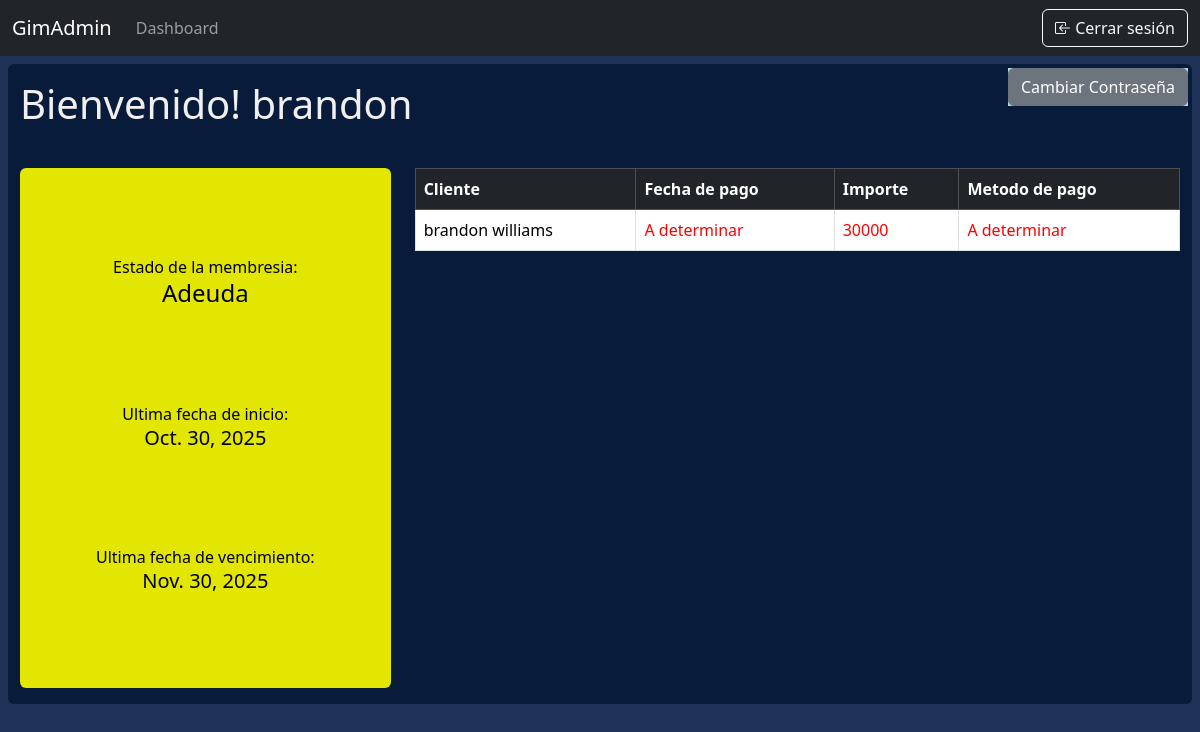
The page /dashboard/ (signed in) on the database as committed earlier.
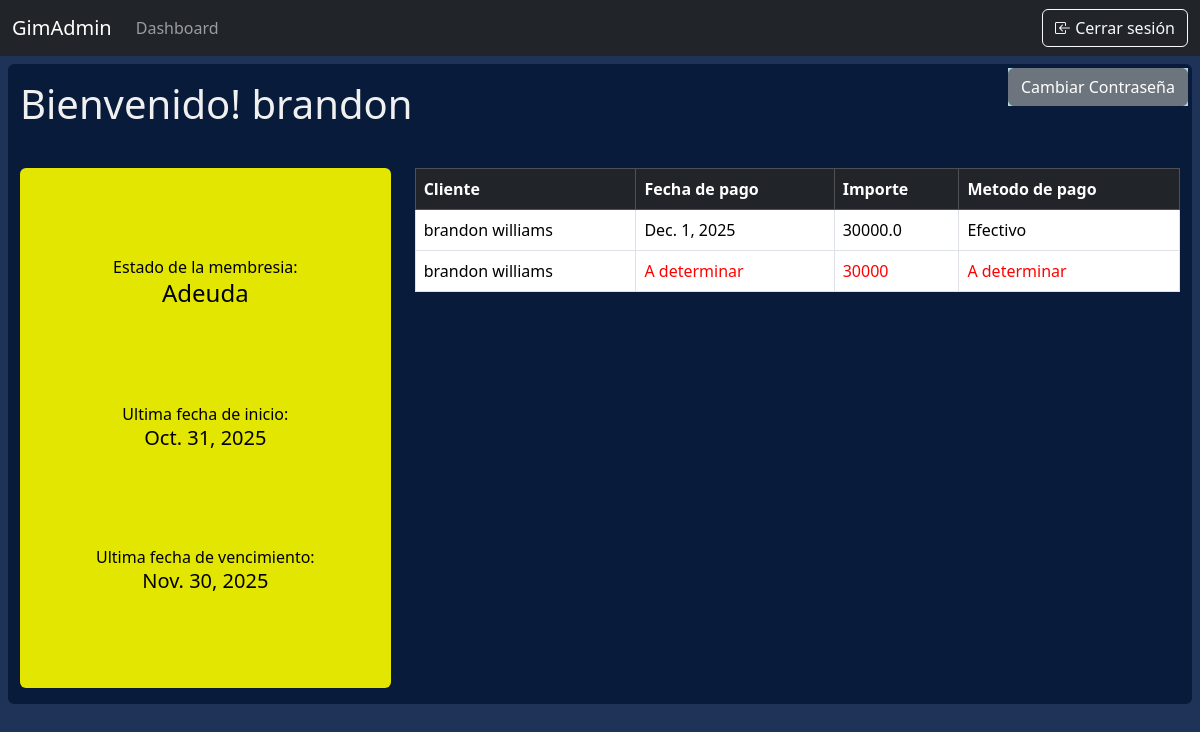
The same page on the database as committed later.
### apps/abm/models.py (models this page shows, shortened)
class Membresia(models.Model):
    ESTADO_MEMBRESIA = [
        ('Activa', 'Activa'),
        ('Adeuda', 'Adeuda'),
        ('Baja'  , 'Baja'),
    ]
    cliente = models.OneToOneField(Cliente, on_delete=models.CASCADE, null=False, related_name='membresia_cliente')
    fecha_inicio = models.DateField(null=False)
    fecha_fin = models.DateField(null=False)
    estado = models.CharField(max_length=50, choices=ESTADO_MEMBRESIA)

class Cliente(models.Model):
    usuario = models.OneToOneField(UserProfile, on_delete=models.CASCADE, null=False, related_name='cliente_usuario')
    altura = models.IntegerField()
    peso = models.FloatField()
    objetivo = models.CharField(max_length=300, null=False, default="", blank=True)
    avatar = models.ImageField(upload_to='avatars/', null=True, blank=True, default='avatars/default.jpg')

class UserProfile(models.Model):
    user = models.OneToOneField(User, null=False, on_delete=models.CASCADE, related_name='user_usuario')
    dni = models.IntegerField(unique=True, null=False)
    telefono = models.CharField(max_length=50)
    domicilio = models.CharField(max_length=150)
    fecha_nac = models.DateField()
    first_login = models.BooleanField(default=True)

class Cobranza(models.Model):
    METODO_PAGO = [
        ('Efectivo','Efectivo'),
        ('Tarjeta','Tarjeta'),
        ('Transferencia', 'Transferencia')
    ]
    fecha_pago = models.DateField(auto_now_add=True)
    importe = models.FloatField(null=False)
    membresia = models.ForeignKey(Membresia, on_delete=models.CASCADE, null=False, related_name='membresia')
    metodo_pago = models.CharField(max_length=30, choices=METODO_PAGO)

### apps/core/views.py (the view)
# urls.py: path('dashboard/', views.dashboard, name='dashboard'),
@login_required
def dashboard(request):
    nuevaCobranza = None
    usuario = request.user
    contexto = {
        'user' : usuario,
    }
    if usuario.is_staff:
        miembrosAdeudados = list(Membresia.objects.filter(estado='Adeuda'))
        cobranzas = []
        for miembro in miembrosAdeudados:
            nuevaCobranza = Cobranza(
                membresia=miembro,
                importe=settings.PRECIO_MES_SUSCRIPCION,
                fecha_pago='A Decidir',
                metodo_pago='A decidir'
                )
            setattr(nuevaCobranza, "a_pagar", "true")
            cobranzas.append(nuevaCobranza)
        contexto['cobranzas'] = cobranzas
        return render (request, 'dashboard.html', contexto)
    else:
        try:
            membresia = usuario.user_usuario.cliente_usuario.membresia_cliente
            contexto['membresia'] = membresia
            cobranzas = Cobranza.objects.filter(membresia=membresia)
            contexto['cobranzas'] = list(cobranzas)
            if membresia.estado == 'Adeuda':
                nuevaCobranza = Cobranza(
                    membresia=membresia,
                    importe=settings.PRECIO_MES_SUSCRIPCION,
                    fecha_pago='A Decidir',
                    metodo_pago= 'A Decidir'
                    )
                setattr(nuevaCobranza, "a_pagar", "true")
                if nuevaCobranza:
                    contexto['cobranzas'].append(nuevaCobranza)
        except ObjectDoesNotExist:
            mensaje ='Cliente o Membresia no validas.'
            contexto = {
                'mensaje' : mensaje,
            }
            enviar_correo(
                asunto="Error - Login sin cliente/membresia",
                destinatario=settings.EMAIL_HOST_USER,
                contexto="Un usuario tiene problemas para iniciar sesion por no figurar en las listas de clientes o membresia.\n"
                "\nApellido y Nombre: " + usuario.last_name + " " + usuario.first_name +
                "\nEmail: " + usuario.email +
                "\nDNI: " + str(usuario.user_usuario.dni),
                plantilla_html=""
            )
            logout(request)
            return render(request, 'login.html', contexto)
    return render(request, 'dashboard.html', contexto)

### apps/core/templates/dashboard.html (shortened to what the changed rows need)
{% extends "base.html" %}
{% block content %}
{% load static %}
<main class="d-flex flex-nowrap ">
    <div class="d-flex container-fluid m-2 flex-column rounded principal position-relative py-3">
        {% if request.user.is_staff %}
        <h4>Lista de Miembros en estado de deuda.</h4>
        {% else %}
        <h1>Bienvenido!  {{user.first_name}}</h1>
        {% endif %}
        <br>
        {% if request.user.is_staff %}
            <div>
                <table class="table table-bordered table-hover align-middle" {% if cobranzas %}id="tablaCobranzas"{% endif %} >
            <thead class="table-dark bg-gradient">
                <tr>
                    <th>Email de cliente</th>
                    <th>Importe</th>
                    <th>Fecha de vencimiento</th>
                    <th>Acciones</th>
                </tr>
            </thead>
            <tbody>
                {% for cobranza in cobranzas %}
                <tr>
                    <td>{{ cobranza.membresia.cliente.usuario.user.username }}</td>
                    <td>{{ cobranza.importe }}</td>
                    <td>{{ cobranza.membresia.fecha_fin }}</td>
                    <td>
                        <a href="{% url 'actualizar_membresia' pk=cobranza.membresia.id %}">
                        <button type="button" class="btn btn-sm btn-primary mb-1" href="">Actualizar</button></a>
                        <a href="{% url 'baja_membresia' pk=cobranza.membresia.id %}">
                        <button type="button" class="btn btn-sm btn-danger mb-1">Dar de baja</button></a>
                    </td>
                </tr>
                {% empty %}
                    <tr>
                        <td colspan="5" class="text-center">No hay cobranzas registradas.</td>
                    </tr>
                {% endfor %}
        </tbody>
        </table>
            </div>
        {% else %}
        <div class="row flex-grow-1">
            <div class="col-md-4 d-flex flex-column flex-grow-1">
                <div class="rounded text-center flex-grow-1 membresia-div d-flex flex-column justify-content-evenly align-items-center">
                    <div>
                        Estado de la membresia: <br><h4>{{ membresia.estado }}</h5>
                    </div>
                    <div>
                        Ultima fecha de inicio: <br><h5>{{membresia.fecha_inicio}}</h6>
                    </div>
                    <div>
                        Ultima fecha de vencimiento: <br><h5>{{membresia.fecha_fin}}</h6>
                    </div>
                </div>
            </div>
            <div class="col-md-8">
                <table class="table table-bordered table-hover align-middle" {% if cobranzas %}id="tablaCobranzas"{% endif %} >
                    <thead class="table-dark bg-gradient">
                        <tr>
                            <th>Cliente</th>
                            <th>Fecha de pago</th>
                            <th>Importe</th>
                            <th>Metodo de pago</th>
                        </tr>
                    </thead>
                    <tbody>
                        {% for cobranza in cobranzas %}
                        <tr>
                            <td>
                                {{ cobranza.membresia.cliente.usuario.user.first_name }}
                                {{ cobranza.membresia.cliente.usuario.user.last_name }}
                            </td>
                            {% if not cobranza.a_pagar %}
                                <td>{{ cobranza.fecha_pago }}</td>
                                <td>{{ cobranza.importe }}</td>
                                <td>{{ cobranza.metodo_pago }}</td>
                            {% else %}
                                <td style="color: #ff0000">A determinar</td>
                                <td style="color: #ff0000">{{cobranza.importe}}</td>
                                <td style="color: #ff0000">A determinar</td>
                            {%endif%}
                        </tr>
                        {% empty %}
                            <tr>
                                <td colspan="5" class="text-center">No hay cobranzas registradas.</td>
                            </tr>
                        {% endfor %}
                    </tbody>
                </table>
            </div>
        </div>
        {% endif %}
    </div>
</main>
{% endblock %}

Rows that differ between the two databases and show on the page:
changed Membresia "Adeuda": fecha_inicio "Oct. 30, 2025" → "Oct. 31, 2025"
added Cobranza: membresia.cliente.usuario.user.first_name "brandon", membresia.cliente.usuario.user.last_name "williams", fecha_pago "Dec. 1, 2025", importe "30000.0", metodo_pago "Efectivo"
